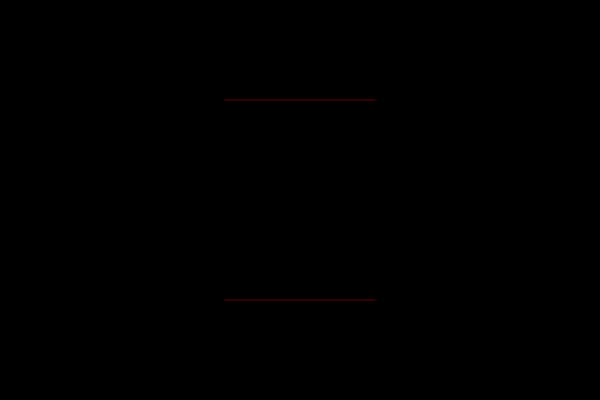
Frame 1 (no input)
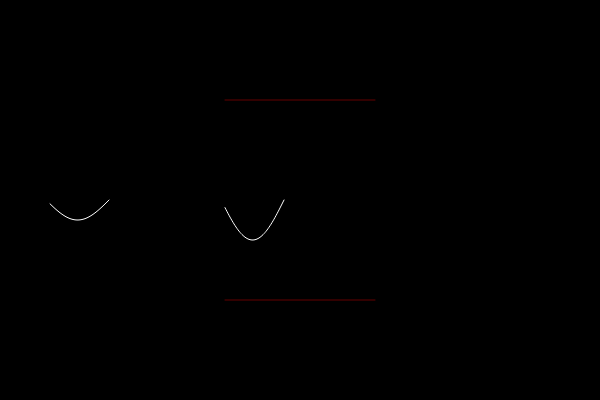
Frame 60 (no input)
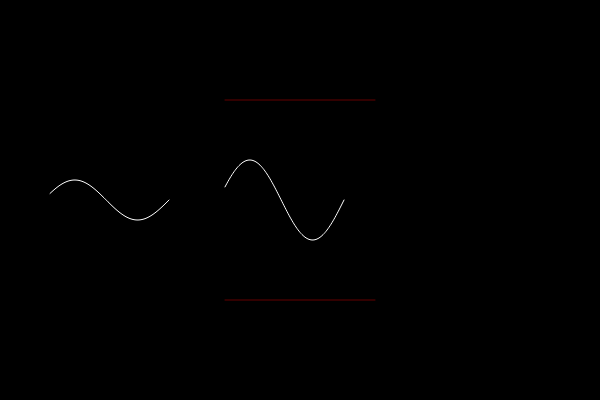
Frame 120 (the mouse pressed at the canvas centre since frame 60)

The p5.js sketch that drew these frames (run headless with seeded random() and noise() and a simulated clock; from frame 60 on, the mouse is pressed at the canvas centre):

// p5.js sketch
// ── sketch.js
let time = 0;
let wave = [];
let path = [];
let srcAmp = 20;
let inptGain;
let otptGain = 2;
let inptGainSlider;

function setup() {
	createCanvas(600, 400);
	inptGainSlider = createSlider(0, 10, 2, 0.2);
}

function draw() {
	background(0);

	// calc wave
	let radius = srcAmp;
	let y = radius * sin(time);
	wave.unshift(y);


	// draw source wave
	stroke(255);
	translate(50, 200);
	beginShape();
	noFill();
	for (let i = 0; i < wave.length; i++) {
		vertex(i, wave[i]);
	}
	endShape();

	// draw input wave
	stroke(255);
	translate(175, 0);
	beginShape();
	noFill();
	for (let i = 0; i < wave.length; i++) {
		let y = wave[i] * inptGainSlider.value();
		if (y > 100) y = 100;
		if (y < -100) y = -100;
		vertex(i, y);
	}
	endShape();

	stroke(255, 0, 0, 100);
	line(0, -100, 150, -100);
	line(0, 100, 150, 100);

	time += 0.05;


	if (wave.length > 150) {
		wave.pop();
	}
}
